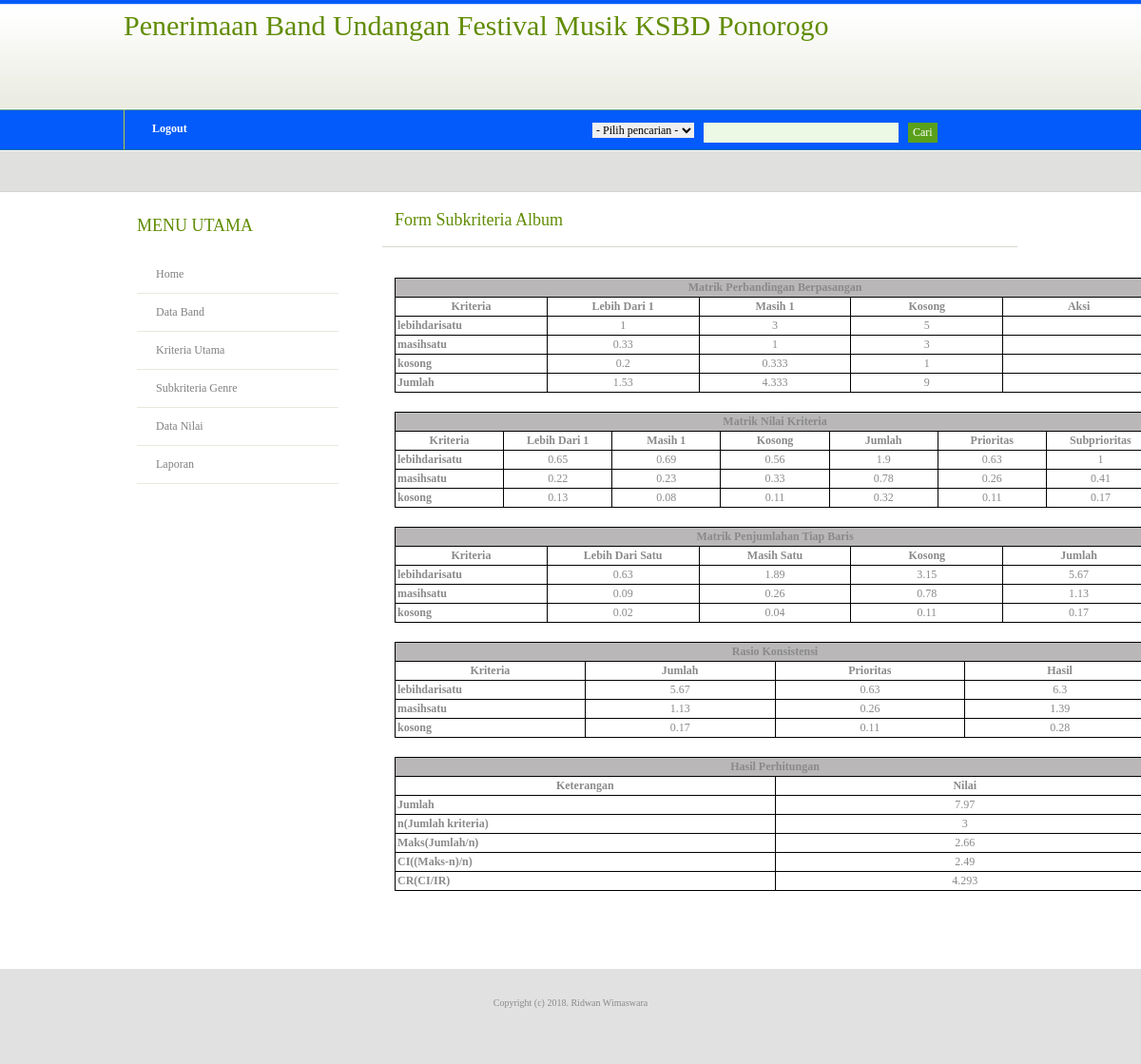
The app's page /home.php?mod=subkriteria_album&pg=tampil_kriteria (signed in) with its own data.
### tables this page shows
CREATE TABLE IF NOT EXISTS `tb_subkriteria_album` (
  `id_subkriteria` int(11) NOT NULL AUTO_INCREMENT,
  `nama_subkriteria` varchar(30) NOT NULL,
  `lebihdarisatu` double NOT NULL,
  `masihsatu` double NOT NULL,
  `kosong` double NOT NULL,
  PRIMARY KEY (`id_subkriteria`)
);

CREATE TABLE IF NOT EXISTS `tb_metrix_subkriteria_album` (
  `id_matrix` int(11) NOT NULL AUTO_INCREMENT,
  `nama_subkriteria` varchar(30) NOT NULL,
  `lebihdarisatu` double NOT NULL,
  `masihsatu` double NOT NULL,
  `kosong` double NOT NULL,
  `jumlah` double NOT NULL,
  `prioritas` double NOT NULL,
  `sub_prioritas` double NOT NULL,
  PRIMARY KEY (`id_matrix`)
);

CREATE TABLE IF NOT EXISTS `tb_metrix_penjumlahan_album` (
  `id_matrix` int(11) NOT NULL AUTO_INCREMENT,
  `nama_subkriteria` varchar(30) NOT NULL,
  `lebihdarisatu` double NOT NULL,
  `masihsatu` double NOT NULL,
  `kosong` double NOT NULL,
  `jumlah` double NOT NULL,
  PRIMARY KEY (`id_matrix`)
);

CREATE TABLE IF NOT EXISTS `tb_rasio_konsistensi_album` (
  `id_konsistensi` int(11) NOT NULL AUTO_INCREMENT,
  `nama_subkriteria` varchar(30) NOT NULL,
  `jumlah` double NOT NULL,
  `prioritas` double NOT NULL,
  `hasil` double NOT NULL,
  PRIMARY KEY (`id_konsistensi`)
);

### subkriteria_album/tampil_kriteria.php (the view, shortened to what this page needs)
<?php
include ('config/koneksi.php');
?>
<div class="post">
	<h2 class="title"><a href="#">Form Subkriteria Album</a></h2>
    <p class="meta"><em></em></p>
	<div class="entry">
    <p>
<div align="center">
  <table width="800" border="0" cellpadding="2" cellspacing="1" bgcolor="#000000" class="table table-condensed table-striped table-hover">
   <tbody>
    <tr>
      <td colspan="6" bgcolor="#b9b7b7" align="center"><b>Matrik Perbandingan Berpasangan</b></td>
    </tr>
    <tr bgcolor="#FFFFFF">
      <td width="100" align="center"><b>Kriteria</b></td>
      <td width="100" align="center"><b>Lebih Dari 1</b></td>
      <td width="100" align="center"><b>Masih 1</b></td>
      <td width="100" align="center"><b>Kosong</b></td>
      <td width="100" align="center"><b>Aksi</b></td>
    </tr>
    <?php
	$sql = "SELECT * FROM tb_subkriteria_album ORDER BY id_subkriteria Asc";
	$result=mysql_query($sql) or die(mysql_error());
	$totalLebihDariSatu=0;
	$totalMasihSatu=0;
	$totalKosong=0;
	while($rows=mysql_fetch_array($result)){
		$totalLebihDariSatu +=$rows['lebihdarisatu'];
		$totalMasihSatu +=$rows['masihsatu'];
		$totalKosong +=$rows['kosong'];
  ?>
    <tr bgcolor="#FFFFFF">
      <td><b><?php echo $rows['nama_subkriteria']; ?></b></td>
      <td align="center"><?php echo $rows['lebihdarisatu']; ?></td>
     <td align="center"><?php echo $rows['masihsatu']; ?></td>
     <td align="center"><?php echo $rows['kosong']; ?></td>
     <td>&nbsp;</td>
    </tr>
    <?php
  }
  ?>
  <tr bgcolor="#FFFFFF">
      <td><b>Jumlah</b></td>
      <td align="center"><?php echo $totalLebihDariSatu;?></td>
      <td align="center"><?php echo $totalMasihSatu;?></td>
      <td align="center"><?php echo $totalKosong;?></td>
      <?php
	  if ($_SESSION['hak']=='Panitia'){
	  ?>
	    <td align="center"><a href="home.php?mod=subkriteria_album&pg=form_kriteria">Ubah</a></td>
      <?php
	  }else{
	  ?>
		<td align="center"></td>
      <?php
	  }
	  ?>
    </tr>
    </tbody>
  </table>
</div>
<div align="center" style="margin-top:20px">
 <table width="800" border="0" cellpadding="2" cellspacing="1" bgcolor="#000000" class="table table-condensed table-striped table-hover">
   <tbody>
    <tr>
      <td colspan="8" bgcolor="#b9b7b7" align="center"><b>Matrik Nilai Kriteria</b></td>
    </tr>
    <tr bgcolor="#FFFFFF">
      <td width="100" align="center"><b>Kriteria</b></td>
      <td width="100" align="center"><b>Lebih Dari 1</b></td>
      <td width="100" align="center"><b>Masih 1</b></td>
      <td width="100" align="center"><b>Kosong</b></td>
      <td width="100" align="center"><b>Jumlah</b></td>
      <td width="100" align="center"><b>Prioritas</b></td>
      <td width="100" align="center"><b>Subprioritas</b></td>
    </tr>
    <?php
	$sqlNilai = "SELECT * FROM tb_metrix_subkriteria_album ORDER BY id_matrix Asc";
	$resultNilai=mysql_query($sqlNilai) or die(mysql_error());
	while($rowsNilai=mysql_fetch_array($resultNilai)){
	?>
     <tr bgcolor="#FFFFFF">
     <td><b><?php echo $rowsNilai['nama_subkriteria']; ?></b></td>
     <td align="center"><?php echo $rowsNilai['lebihdarisatu']; ?></td>
     <td align="center"><?php echo $rowsNilai['masihsatu']; ?></td>
     <td align="center"><?php echo $rowsNilai['kosong']; ?></td>
	 <td align="center"><?php echo $rowsNilai['jumlah']; ?></td>
     <td align="center"><?php echo $rowsNilai['prioritas'];?></td>
     <td align="center"><?php echo $rowsNilai['sub_prioritas'];?></td>
     </tr>
    <?php
	}
	?>
    </tbody>
    </table>
</div>
<div align="center" style="margin-top:20px">
 <table width="800" border="0" cellpadding="2" cellspacing="1" bgcolor="#000000" class="table table-condensed table-striped table-hover">
   <tbody>
    <tr>
      <td colspan="7" bgcolor="#b9b7b7" align="center"><b>Matrik Penjumlahan Tiap Baris</b></td>
    </tr>
    <tr bgcolor="#FFFFFF">
      <td width="100" align="center"><b>Kriteria</b></td>
      <td width="100" align="center"><b>Lebih Dari Satu</b></td>
      <td width="100" align="center"><b>Masih Satu</b></td>
      <td width="100" align="center"><b>Kosong</b></td>
      <td width="100" align="center"><b>Jumlah</b></td>
    </tr>
    <?php
	$sqlNilai = "SELECT * FROM tb_metrix_penjumlahan_album ORDER BY id_matrix Asc";
	$resultNilai=mysql_query($sqlNilai) or die(mysql_error());
	while($rowsNilai=mysql_fetch_array($resultNilai)){
	?>
     <tr bgcolor="#FFFFFF">
      <td><b><?php echo $rowsNilai['nama_subkriteria']; ?></b></td>
      <td align="center"><?php echo $rowsNilai['lebihdarisatu']; ?></td>
     <td align="center"><?php echo $rowsNilai['masihsatu']; ?></td>
     <td align="center"><?php echo $rowsNilai['kosong']; ?></td>
     <td align="center"><?php echo $rowsNilai['jumlah'];?></td>
     </tr>
    <?php
	}
	?>
    </tbody>
    </table>
</div>
<div align="center" style="margin-top:20px">
 <table width="800" border="0" cellpadding="2" cellspacing="1" bgcolor="#000000" class="table table-condensed table-striped table-hover">
   <tbody>
    <tr>
      <td colspan="7" bgcolor="#b9b7b7" align="center"><b>Rasio Konsistensi</b></td>
    </tr>
    <tr bgcolor="#FFFFFF">
    <td width="100" align="center"><b>Kriteria</b></td>
      <td width="100" align="center"><b>Jumlah</b></td>
      <td width="100" align="center"><b>Prioritas</b></td>
      <td width="100" align="center"><b>Hasil</b></td>
    </tr>
    <?php
	$sqlNilai = "SELECT * FROM tb_rasio_konsistensi_album ORDER BY id_konsistensi Asc";
	$resultNilai=mysql_query($sqlNilai) or die(mysql_error());
	$xJumlah=0;
	while($rowsNilai=mysql_fetch_array($resultNilai)){
	?>
     <tr bgcolor="#FFFFFF">
      <td><b><?php echo $rowsNilai['nama_subkriteria']; ?></b></td>
      <td align="center"><?php echo $rowsNilai['jumlah']; ?></td>
     <td align="center"><?php echo $rowsNilai['prioritas']; ?></td>
     <td align="center"><?php echo $rowsNilai['hasil']; ?></td>
     </tr>
    <?php
	$xJumlah+=$rowsNilai['hasil'];
	}
	$xMaks=number_format(($xJumlah/3),2);
	$CI=number_format(($xJumlah-3)/(3-1),2);
	$CR=number_format(($CI/0.58),3);
	?>
    </tbody>
    </table>
</div>
<div align="left" style="margin-top:20px">
 <table width="800" border="0" cellpadding="2" cellspacing="1" bgcolor="#000000" class="table table-condensed table-striped table-hover">
   <tbody>
    <tr>
      <td colspan="7" bgcolor="#b9b7b7" align="center"><b>Hasil Perhitungan</b></td>
    </tr>
    <tr bgcolor="#FFFFFF">
      <td width="100" align="center"><b>Keterangan</b></td>
      <td width="100" align="center"><b>Nilai</b></td>
    </tr>
    <tr bgcolor="#FFFFFF">
    <td><b>Jumlah</b></td>
    <td align="center"><?php echo $xJumlah;?></td>
    </tr>
     <tr bgcolor="#FFFFFF">
    <td><b>n(Jumlah kriteria)</b></td>
    <td align="center">3</td>
    </tr>
     <tr bgcolor="#FFFFFF">
    <td><b>Maks(Jumlah/n)</b></td>
    <td align="center"><?php echo $xMaks;?></td>
    </tr>
     <tr bgcolor="#FFFFFF">
    <td><b>CI((Maks-n)/n)</b></td>
    <td align="center"><?php echo $CI;?></td>
    </tr>
     <tr bgcolor="#FFFFFF">
    <td><b>CR(CI/IR)</b></td>
    <td align="center"><?php echo $CR;?></td>
    </tr>
</tbody>
</table>
</div>
</p>
 </div>
</div>

### style.css (style rules this page uses)
body { margin: 0; padding: 0; background: #FFFFFF url(images/header.jpg) repeat-x left top; font-family: verdana; font-size: 12px; color: #8A8A8A; }
h1, h2, h3 { margin: 0; font-weight: normal; color: #618C04; }
h2 { font-size: 14px; }
p, ul, ol { margin-top: 0; line-height: 240%; text-align: justify; }
a { color: #77B003; }
.post { margin-bottom: 45px; }
.post .title { height: 44px; padding-left: 15px; }
.post .title a { text-decoration: none; font-size: 18px; color: #618C04; }
.post .meta { margin-top: -8px; margin-left: 2px; padding: 0px 30px 2px 15px; border-bottom: 1px solid #D4D8CB; font-family: verdana; font-weight: normal; font-size: 10px; color: #66665E; }
.post .entry { margin-bottom: 10px; padding: 10px 15px 10px 15px; }

### records on screen
tb_subkriteria_album: nama_subkriteria "lebihdarisatu", lebihdarisatu "1", masihsatu "3", kosong "5"
tb_subkriteria_album: nama_subkriteria "masihsatu", lebihdarisatu "0.33", masihsatu "1", kosong "3"
tb_subkriteria_album: nama_subkriteria "kosong", lebihdarisatu "0.2", masihsatu "0.333", kosong "1"
tb_metrix_subkriteria_album: nama_subkriteria "lebihdarisatu", lebihdarisatu "0.65", masihsatu "0.69", kosong "0.56", jumlah "1.9", prioritas "0.63", sub_prioritas "1"
tb_metrix_subkriteria_album: nama_subkriteria "masihsatu", lebihdarisatu "0.22", masihsatu "0.23", kosong "0.33", jumlah "0.78", prioritas "0.26", sub_prioritas "0.41"
tb_metrix_subkriteria_album: nama_subkriteria "kosong", lebihdarisatu "0.13", masihsatu "0.08", kosong "0.11", jumlah "0.32", prioritas "0.11", sub_prioritas "0.17"
tb_metrix_penjumlahan_album: nama_subkriteria "lebihdarisatu", lebihdarisatu "0.63", masihsatu "1.89", kosong "3.15", jumlah "5.67"
tb_metrix_penjumlahan_album: nama_subkriteria "masihsatu", lebihdarisatu "0.09", masihsatu "0.26", kosong "0.78", jumlah "1.13"
tb_metrix_penjumlahan_album: nama_subkriteria "kosong", lebihdarisatu "0.02", masihsatu "0.04", kosong "0.11", jumlah "0.17"
tb_rasio_konsistensi_album: nama_subkriteria "lebihdarisatu", jumlah "5.67", prioritas "0.63", hasil "6.3"
tb_rasio_konsistensi_album: nama_subkriteria "masihsatu", jumlah "1.13", prioritas "0.26", hasil "1.39"
tb_rasio_konsistensi_album: nama_subkriteria "kosong", jumlah "0.17", prioritas "0.11", hasil "0.28"

### other values on screen
$totalLebihDariSatu "1.53"
$totalMasihSatu "4.333"
$totalKosong "9"
$xJumlah "7.97"
$xMaks "2.66"
$CI "2.49"
$CR "4.293"
